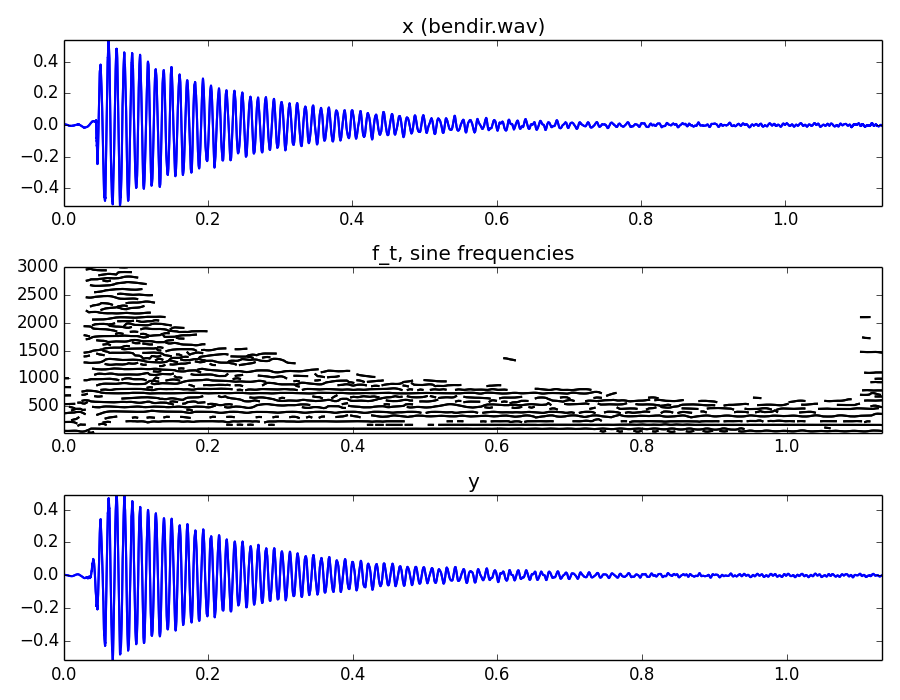

The Python source for this figure:
import numpy as np
import matplotlib.pyplot as plt
from scipy.signal import hamming, triang, blackmanharris
import sys, os, functools, time
sys.path.append(os.path.join(os.path.dirname(os.path.realpath(__file__)), '../../../software/models/'))
import sineModel as SM
import utilFunctions as UF

(fs, x) = UF.wavread(os.path.join(os.path.dirname(os.path.realpath(__file__)), '../../../sounds/bendir.wav'))
x1 = x[0:50000]
w = np.blackman(2001)
N = 2048
H = 500
t = -90
minSineDur = .01
maxnSines = 150
freqDevOffset = 20
freqDevSlope = 0.02
Ns = 512
H = Ns/4
tfreq, tmag, tphase = SM.sineModelAnal(x1, fs, w, N, H, t, maxnSines, minSineDur, freqDevOffset, freqDevSlope)
y = SM.sineModelSynth(tfreq, tmag, tphase, Ns, H, fs)

numFrames = int(tfreq[:,0].size)
frmTime = H*np.arange(numFrames)/float(fs)
maxplotfreq = 3000.0

plt.figure(1, figsize=(9, 7))

plt.subplot(3,1,1)
plt.plot(np.arange(x1.size)/float(fs), x1, 'b', lw=1.5)
plt.axis([0,x1.size/float(fs),min(x1),max(x1)])
plt.title('x (bendir.wav)')                        

plt.subplot(3,1,2)
tracks = tfreq*np.less(tfreq, maxplotfreq)
tracks[tracks<=0] = np.nan
plt.plot(frmTime, tracks, color='k', lw=1.5)
plt.autoscale(tight=True)
plt.title('f_t, sine frequencies')  

plt.subplot(3,1,3)
plt.plot(np.arange(y.size)/float(fs), y, 'b', lw=1.5)
plt.axis([0,y.size/float(fs),min(y),max(y)])
plt.title('y')    

plt.tight_layout()
UF.wavwrite(y, fs, 'bendir-sine-synthesis.wav')
plt.savefig('sineModel-anal-synth.png')
plt.show()
